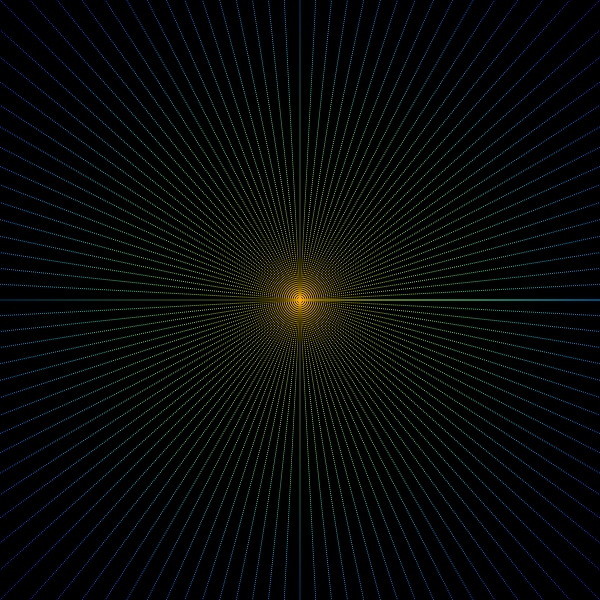
Frame 1 (no input)
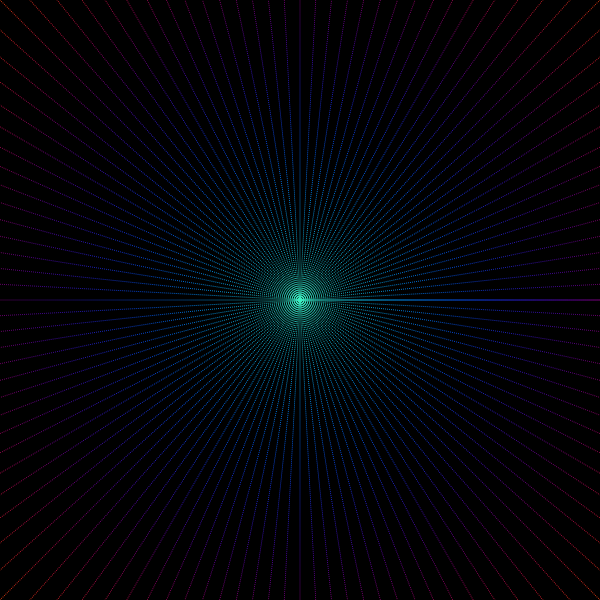
Frame 60 (no input)
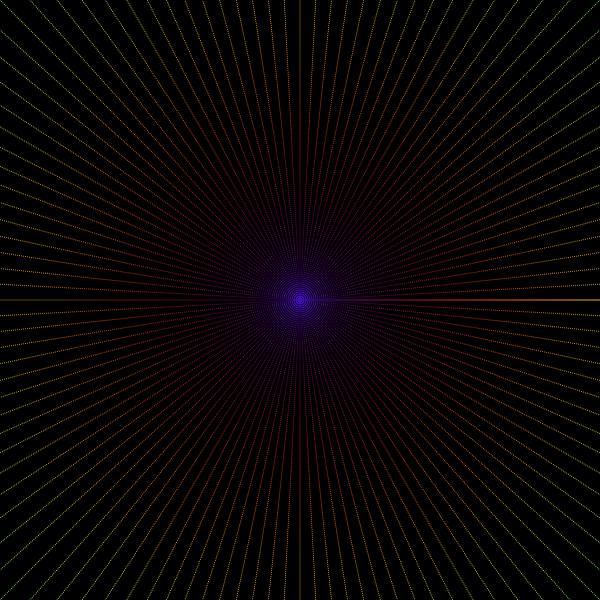
Frame 120 (the mouse pressed at the canvas centre since frame 60)

The p5.js sketch that drew these frames (run headless with seeded random() and noise() and a simulated clock; from frame 60 on, the mouse is pressed at the canvas centre):

// p5.js sketch
// ── sketch.js
var start = 0;

function setup() {
    createCanvas(600, 600);
    angleMode(DEGREES);
    rectMode(CENTER);
    noiseDetail(1);
}

function draw() {
    background("#000000");

    translate(width / 2, height / 2); // Move the origin to the center of the canvas

    var maxDistance = sqrt(sq(width / 2) + sq(height / 2)); // Maximum distance from the center

    for (var n = 0; n < 500; n++) {
        beginShape();
        for (var angle = 0; angle < 360; angle += 3) {
            var rad = n * 2;
            var x = rad * cos(angle);
            var y = rad * sin(angle);
            var z = map(sin(frameCount * 5 + n * 10), -1, 1, -200, 200); // Make the shapes move in a swirling motion
            
            // Check if the shape is within the maximum distance
            var distance = dist(0, 0, x, y);
            if (distance <= maxDistance) {
                var r = map(cos(frameCount * 20 + n), -1, 1, 0, 255); // Red component varies with time and distance
                var g = map(sin(frameCount * 20 + n), -1, 1, 0, 255); // Green component varies with time and distance
                var b = map(cos(frameCount * 20 + n), -1, 1, 255, 0); // Blue component varies with time and distance

                stroke(r, g, b);
                vertex(x, y, z);
            }
        }
        endShape(CLOSE);
    }

    start += 0.05;
}
